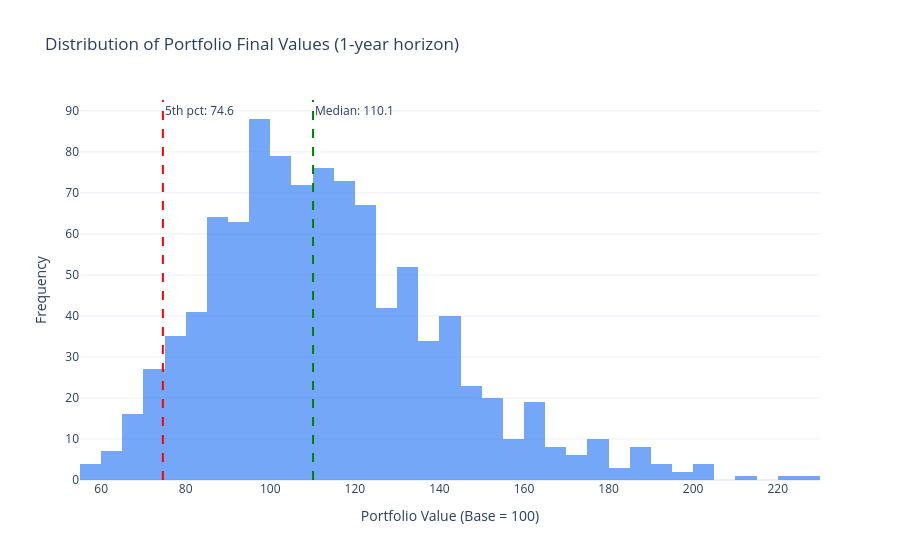

Here is the notebook cell this chart was saved with:
### Markdown cell above
## 4. Final Value Distribution

### Code cell
import plotly.graph_objects as go
final_vals = paths[:, -1]
fig = go.Figure()
fig.add_trace(go.Histogram(x=final_vals, nbinsx=50, name='Final Value',
                            marker_color='#3B82F6', opacity=0.7))
fig.add_vline(x=var_cvar['percentile_5'],  line_dash='dash', line_color='red',
              annotation_text=f'5th pct: {var_cvar["percentile_5"]:.1f}')
fig.add_vline(x=var_cvar['median_final'], line_dash='dash', line_color='green',
              annotation_text=f'Median: {var_cvar["median_final"]:.1f}')
fig.update_layout(title='Distribution of Portfolio Final Values (1-year horizon)',
                  xaxis_title='Portfolio Value (Base = 100)',
                  yaxis_title='Frequency', template='plotly_white')
fig.show()

### Figure 1 — Plotly figure (JSON) as saved in the notebook; plotly's stock layout.template omitted (floating-point values rounded to 4 significant figures; data arrays with more than 128 entries replaced by an {"elided": "..."} marker saying what was removed)
{"data": [{"marker": {"color": "#3B82F6"}, "name": "Final Value", "nbinsx": 50, "opacity": 0.7, "type": "histogram", "x": {"elided": "1000 float values"}}], "layout": {"annotations": [{"showarrow": false, "text": "5th pct: 74.6", "x": 74.6, "xanchor": "left", "xref": "x", "y": 1, "yanchor": "top", "yref": "y domain"}, {"showarrow": false, "text": "Median: 110.1", "x": 110.1, "xanchor": "left", "xref": "x", "y": 1, "yanchor": "top", "yref": "y domain"}], "shapes": [{"line": {"color": "red", "dash": "dash"}, "type": "line", "x0": 74.6, "x1": 74.6, "xref": "x", "y0": 0, "y1": 1, "yref": "y domain"}, {"line": {"color": "green", "dash": "dash"}, "type": "line", "x0": 110.1, "x1": 110.1, "xref": "x", "y0": 0, "y1": 1, "yref": "y domain"}], "title": {"text": "Distribution of Portfolio Final Values (1-year horizon)"}, "xaxis": {"title": {"text": "Portfolio Value (Base = 100)"}}, "yaxis": {"title": {"text": "Frequency"}}}}
